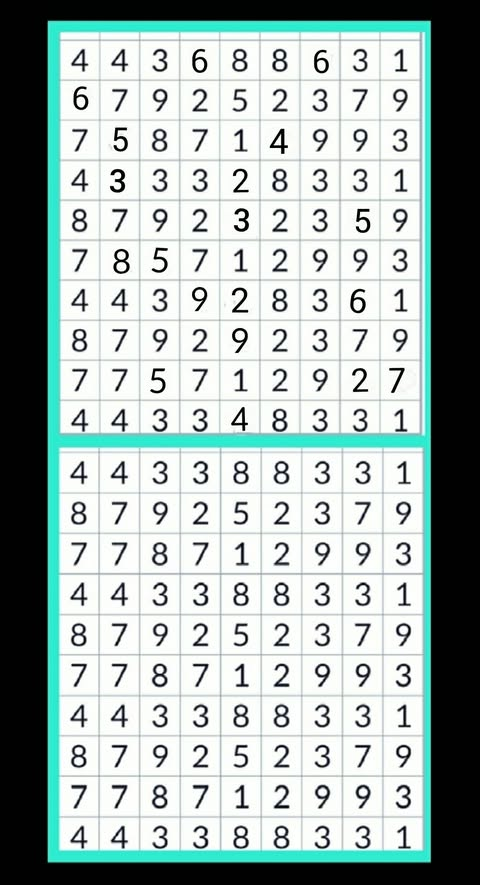
#> input picture spot_the_difference/validation_dataset/puzzle_06.jpg, 480 x 885 px, found by its file name
$ python test_cell_diff_sliding.py
#> lines starting #> are read from the running program, lines starting #| are printed output that depends on the picture; after the words box and inside, x2 and y2 are one past the last pixel; in counts of white or black regions, pixels touching at a corner belong together
import cv2
import numpy as np
from pathlib import Path

SCRIPT_DIR = Path(__file__).resolve().parent
img = cv2.imread(str(SCRIPT_DIR / "validation_dataset/puzzle_06.jpg"))
#> img is the input picture: shape (885, 480, 3); mean B, G, R 172.3, 175.1, 161.5
h, w = img.shape[:2]
#> h = 885; w = 480
sep = h // 2
#> sep = 442
img_a, img_b = img[:sep], img[sep:]
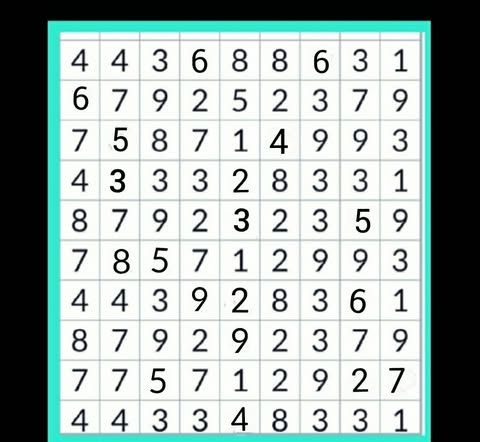
#> img_a: shape (442, 480, 3); mean B, G, R 172, 175.2, 161.4

def get_grid_bbox(img_bgr):
    gray = cv2.cvtColor(img_bgr, cv2.COLOR_BGR2GRAY)
    binary = cv2.adaptiveThreshold(gray, 255, cv2.ADAPTIVE_THRESH_GAUSSIAN_C, cv2.THRESH_BINARY, 15, 8)
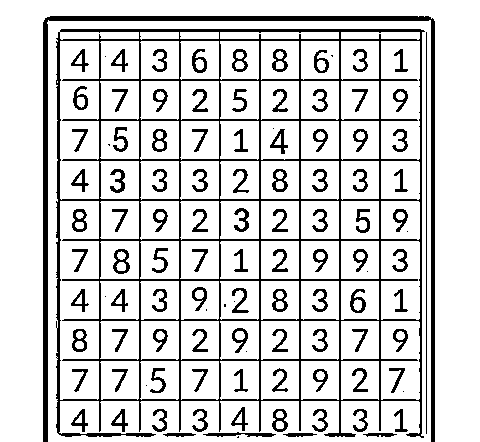
#> binary: shape (442, 480); 82.8% white; 111 black regions (14 under 20 px)
    if np.mean(binary) < 128:
        binary = cv2.bitwise_not(binary)
    cnts, _ = cv2.findContours(cv2.bitwise_not(binary), cv2.RETR_EXTERNAL, cv2.CHAIN_APPROX_SIMPLE)
#> cnts = 17 contours, 2 with area under 20; largest, box (x1, y1, x2, y2) and area: (56, 29, 425, 438) 135706, (43, 16, 435, 442) 4476, (272, 409, 288, 432) 254, (231, 407, 248, 431) 154, (111, 409, 128, 432) 153
    if cnts:
        largest = max(cnts, key=cv2.contourArea)
#> largest = contour of 290 points, box (x1, y1, x2, y2) (56, 29, 425, 438), area 135706
        x, y, cw, ch = cv2.boundingRect(largest)
#> x = 56; y = 29; cw = 369; ch = 409
        if cw > img_bgr.shape[1] * 0.7 and ch > img_bgr.shape[0] * 0.7:
            return x, y, cw, ch
    return 0, 0, img_bgr.shape[1], img_bgr.shape[0]

xa, ya, wa, ha = get_grid_bbox(img_a)
#> xa = 56; ya = 29; wa = 369; ha = 409
xb, yb, wb, hb = get_grid_bbox(img_b)
#> in get_grid_bbox (call 2), `gray = cv2.cvtColor(img_bgr, cv2.COLOR_BGR2GRAY)`:
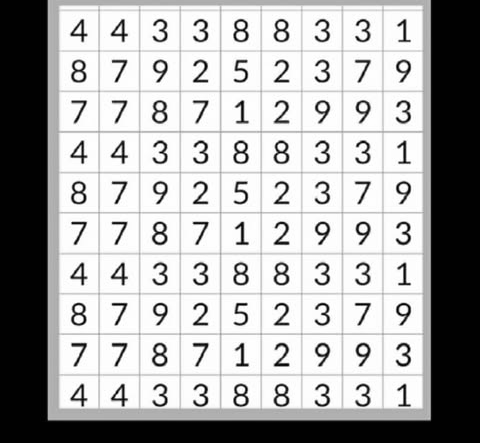
#> gray: shape (443, 480); min 0, max 255, mean 170.8
#> in get_grid_bbox (call 2), `binary = cv2.adaptiveThreshold(gray, 255, cv2.ADAPTIVE_THRESH_GAUSSIAN..`:
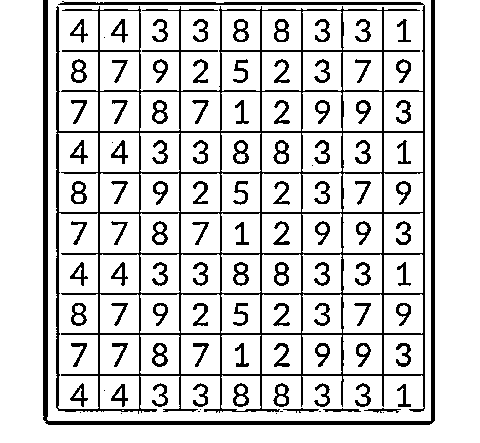
#> binary: shape (443, 480); 83.3% white; 107 black regions (12 under 20 px)
#> in get_grid_bbox (call 2), `cnts, _ = cv2.findContours(cv2.bitwise_not(binary), cv2.RETR_EXTERNAL,..`: cnts = 28 contours, 8 with area under 20; largest, box (x1, y1, x2, y2) and area: (56, 1, 425, 414) 125807, (43, 0, 435, 425) 4096, (71, 59, 87, 83) 262, (273, 383, 289, 407) 257, (396, 59, 411, 83) 179
#> in get_grid_bbox (call 2), `largest = max(cnts, key=cv2.contourArea)`: largest = contour of 447 points, box (x1, y1, x2, y2) (56, 1, 425, 414), area 125807
#> in get_grid_bbox (call 2), `x, y, cw, ch = cv2.boundingRect(largest)`: y = 1; ch = 413
#> xb = 56; yb = 1; wb = 369; hb = 413

target_w, target_h = 360, 400
grid_a_crop = cv2.resize(img_a[ya:ya+ha, xa:xa+wa], (target_w, target_h))
grid_b_crop = cv2.resize(img_b[yb:yb+hb, xb:xb+wb], (target_w, target_h))

gray_a = cv2.cvtColor(grid_a_crop, cv2.COLOR_BGR2GRAY)
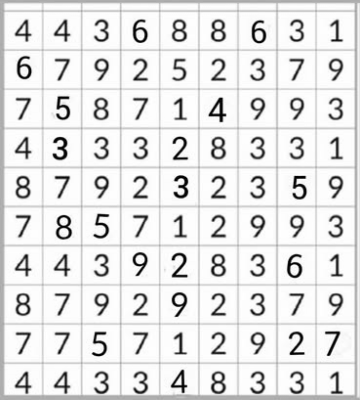
#> gray_a: shape (400, 360); min 0, max 255, mean 227.1
gray_b = cv2.cvtColor(grid_b_crop, cv2.COLOR_BGR2GRAY)
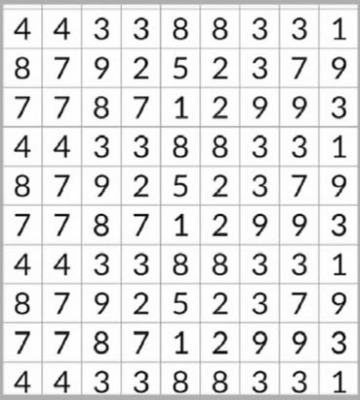
#> gray_b: shape (400, 360); min 2, max 255, mean 227.7

rows, cols = 10, 9
cell_w = target_w // cols
cell_h = target_h // rows

diffs = []
for r in range(rows):
    for c in range(cols):
        # Coordinates of cell in A
        x1_a = int(xa + c * (wa / cols))
        y1_a = int(ya + r * (ha / rows))
        x2_a = int(xa + (c + 1) * (wa / cols))
        y2_a = int(ya + (r + 1) * (ha / rows))

        # Coordinates of cell in B
        x1_b = int(xb + c * (wb / cols))
        y1_b = int(yb + r * (hb / rows))
        x2_b = int(xb + (c + 1) * (wb / cols))
        y2_b = int(yb + (r + 1) * (hb / rows))

        # Exclude cell border by shrinking the crop window (e.g. crop internal 70%)
        margin_x = int((x2_a - x1_a) * 0.15)
        margin_y = int((y2_a - y1_a) * 0.15)

        inner_a = gray_a = cv2.cvtColor(img_a[y1_a+margin_y : y2_a-margin_y, x1_a+margin_x : x2_a-margin_x], cv2.COLOR_BGR2GRAY)

        # Find minimum difference over small shifts in B
        min_score = float('inf')
        for dy in range(-2, 3):
            for dx in range(-2, 3):
                y1_b_shift = max(0, y1_b + margin_y + dy)
                y2_b_shift = min(img_b.shape[0], y2_b - margin_y + dy)
                x1_b_shift = max(0, x1_b + margin_x + dx)
                x2_b_shift = min(img_b.shape[1], x2_b - margin_x + dx)

                # Check height and width match inner_a
                inner_b = cv2.cvtColor(img_b[y1_b_shift:y2_b_shift, x1_b_shift:x2_b_shift], cv2.COLOR_BGR2GRAY)
                if inner_b.shape != inner_a.shape:
                    inner_b = cv2.resize(inner_b, (inner_a.shape[1], inner_a.shape[0]))

                score = np.mean(cv2.absdiff(inner_a, inner_b))
                if score < min_score:
                    min_score = score

        diffs.append((r, c, min_score))
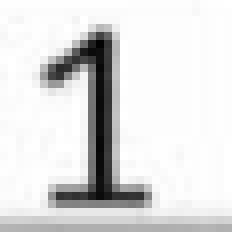
#> inner_b: shape (29, 29) (shown 8 times larger); min 2, max 255, mean 222.2
#> after the loop, diffs = 90 items, first 6: (0, 0, 8.28), (0, 1, 10.95), (0, 2, 10.08), (0, 3, 27.29), (0, 4, 12.35), (0, 5, 12.2)

diffs.sort(key=lambda x: x[2], reverse=True)

print("Top 30 cell differences (with shift & margin):")
for i, (r, c, score) in enumerate(diffs[:30]):
    print(f"Rank {i+1}: Row {r+1}, Col {c+1} -> score={score:.2f}")
#> this loop made 30 passes
#> (r, c, score) on passes 1 to 12: (8, 8, 53.55), (6, 7, 45.64), (9, 4, 43.74), (8, 7, 43.74), (5, 1, 40.41), (6, 3, 39.24), (6, 4, 38.54), (4, 7, 37.73), (2, 1, 37.6), (3, 1, 37.32), (7, 4, 36.76), (2, 5, 34.23)
#| Rank 1: Row 9, Col 9 -> score=53.55
#| Rank 2: Row 7, Col 8 -> score=45.64
#| Rank 3: Row 10, Col 5 -> score=43.74
#| Rank 4: Row 9, Col 8 -> score=43.74
#| Rank 5: Row 6, Col 2 -> score=40.41
#| Rank 6: Row 7, Col 4 -> score=39.24
#| Rank 7: Row 7, Col 5 -> score=38.54
#| Rank 8: Row 5, Col 8 -> score=37.73
#> (further printed lines are left out)

$ run again, with spot_the_difference/validation_dataset/puzzle_03.jpg copied over spot_the_difference/validation_dataset/puzzle_06.jpg
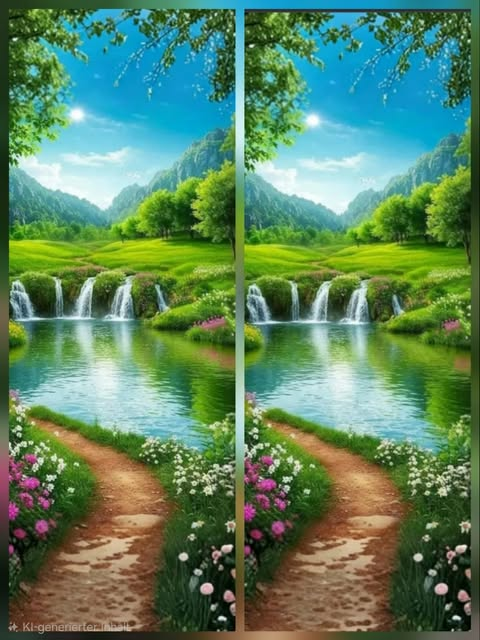
#> input picture spot_the_difference/validation_dataset/puzzle_03.jpg, 480 x 640 px, found by its file name
#> img is the input picture: shape (640, 480, 3); mean B, G, R 96.8, 131.6, 92.6
#> in get_grid_bbox, `binary = cv2.adaptiveThreshold(gray, 255, cv2.ADAPTIVE_THRESH_GAUSSIAN..`:
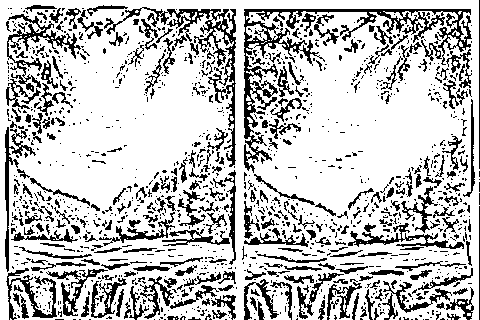
#> binary: shape (320, 480); 75.8% white; black in thin lines or dots
#> cnts = 1282 contours, 1100 with area under 20; largest, box (x1, y1, x2, y2) and area: (244, 9, 472, 173) 4006, (104, 7, 236, 167) 1838, (7, 14, 81, 92) 770, (5, 127, 36, 272) 506, (348, 223, 464, 249) 504
#> largest = contour of 1505 points, box (x1, y1, x2, y2) (244, 9, 472, 173), area 4006
#> x = 244; y = 9; cw = 228; ch = 164
#> xa = 0; wa = 480; ha = 320
#> binary: shape (320, 480); 73.9% white; black in thin lines or dots
#> cnts = 1906 contours, 1769 with area under 20; largest, box (x1, y1, x2, y2) and area: (130, 8, 239, 312) 5966, (352, 111, 474, 312) 5521, (244, 13, 332, 191) 2604, (9, 89, 96, 201) 2236, (6, 300, 159, 317) 488
#> xb = 0; wb = 480; hb = 320
#> after the loop `for r in range(rows):`:
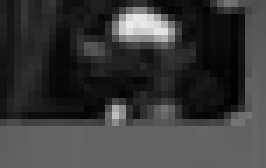
#> inner_b: shape (24, 38) (shown 7 times larger); min 1, max 235, mean 57.8
#> after the loop `for r in range(rows):`: diffs = 90 items, first 6: (0, 0, 44.62), (0, 1, 62.11), (0, 2, 40.8), (0, 3, 39.44), (0, 4, 32.22), (0, 5, 36.26)
#> the loop `for i, (r, c, score) in enumerate(diffs[:30]):` made 30 passes
#> (r, c, score) on passes 1 to 8: (5, 1, 156.2), (5, 5, 154.9), (5, 0, 106.5), (5, 6, 94.82), (2, 6, 94.56), (2, 2, 93), (7, 0, 88.96), (6, 5, 87.67)
#> (printed output is left out)

$ run again, with spot_the_difference/validation_dataset/puzzle_04.jpg copied over spot_the_difference/validation_dataset/puzzle_06.jpg
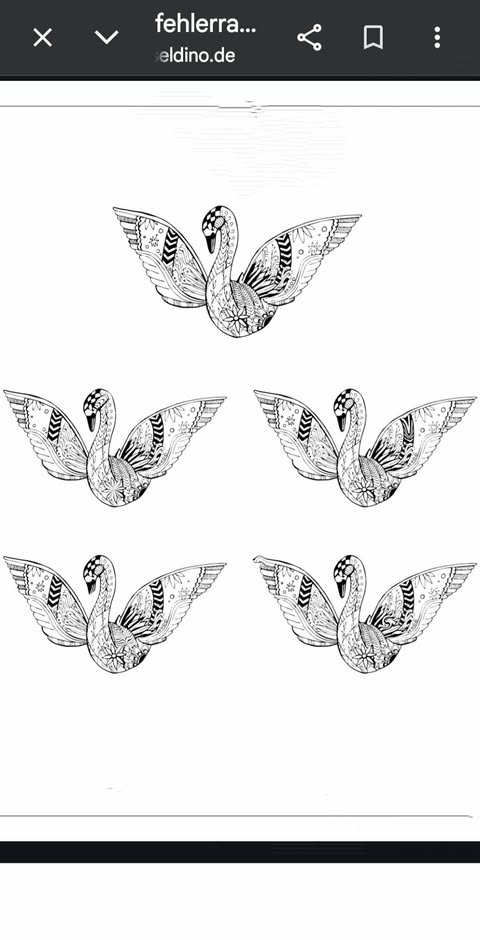
#> input picture spot_the_difference/validation_dataset/puzzle_04.jpg, 480 x 940 px, found by its file name
#> img is the input picture: shape (940, 480, 3); mean B, G, R 221.5, 221.2, 220.8
#> in get_grid_bbox, `binary = cv2.adaptiveThreshold(gray, 255, cv2.ADAPTIVE_THRESH_GAUSSIAN..`:
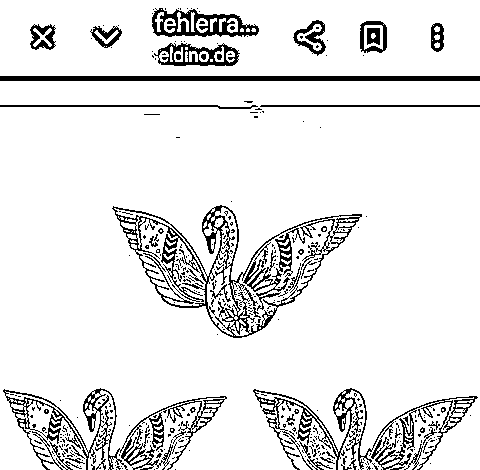
#> binary: shape (470, 480); 90% white; black in thin lines or dots
#> cnts = 224 contours, 204 with area under 20; largest, box (x1, y1, x2, y2) and area: (112, 205, 362, 338) 15184, (3, 388, 227, 470) 4768, (253, 388, 478, 470) 3121, (152, 8, 259, 37) 2068, (0, 76, 480, 81) 1916
#> largest = contour of 455 points, box (x1, y1, x2, y2) (112, 205, 362, 338), area 15184
#> x = 112; y = 205; cw = 250; ch = 133
#> xa = 0; wa = 480; ha = 470
#> binary: shape (470, 480); 92% white; 293 black regions (266 under 20 px)
#> cnts = 129 contours, 122 with area under 20; largest, box (x1, y1, x2, y2) and area: (3, 85, 227, 204) 12070, (253, 85, 477, 204) 8214, (0, 371, 480, 377) 1924, (0, 388, 480, 393) 1916, (297, 0, 418, 38) 610, (47, 0, 168, 38) 541, (0, 345, 474, 348) 474
#> xb = 0; wb = 480; hb = 470
#> after the loop `for r in range(rows):`:
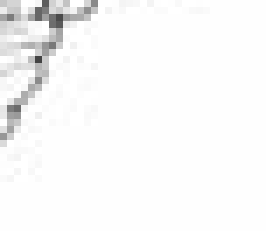
#> inner_a: shape (33, 38) (shown 7 times larger); min 67, max 255, mean 248.1
#> after the loop `for r in range(rows):`: diffs = 90 items, first 6: (0, 0, 196.3), (0, 1, 182.1), (0, 2, 142.2), (0, 3, 157.6), (0, 4, 179.1), (0, 5, 191.7)
#> the loop `for i, (r, c, score) in enumerate(diffs[:30]):` made 30 passes
#> (r, c, score) on passes 1 to 8: (0, 8, 198.1), (0, 0, 196.3), (0, 5, 191.7), (0, 1, 182.1), (0, 4, 179.1), (1, 6, 171.1), (1, 0, 170.9), (1, 7, 170.9)
#> (printed output is left out)
